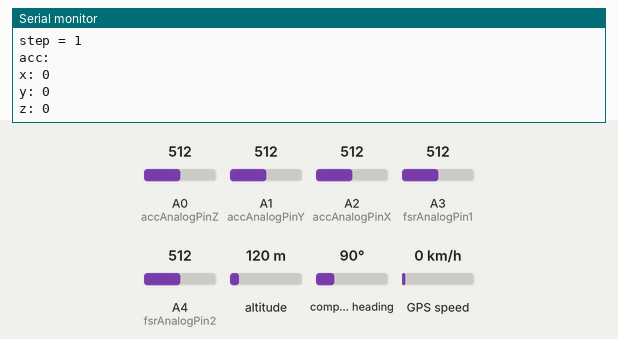
A sketch run on a simulated Arduino Uno, built with avr-gcc and run on an emulated ATmega328P. On the bench: the last lines printed to the serial monitor. Inputs (shaded band) come from the test bench; at power-on: altitude 120 m, compass heading 90°, GPS speed 0 km/h, A0 (accAnalogPinZ) = 512, A1 (accAnalogPinY) = 512, A2 (accAnalogPinX) = 512, A3 (fsrAnalogPin1) = 512, A4 (fsrAnalogPin2) = 512. The GPS gets a fix after 3 s at 37.7749, -122.4194 with 8 satellites.

Above: at 1.2 s.
1.3 s: altitude set to 20 m
At 4.0 s:
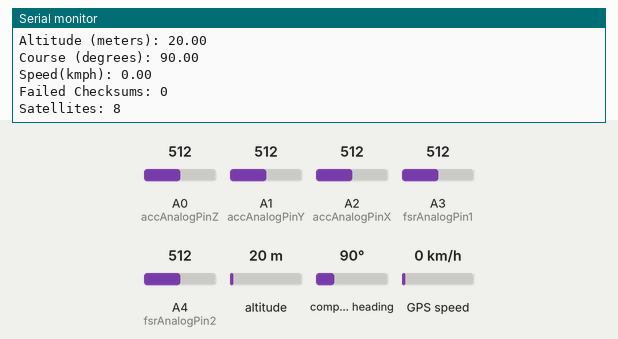
4.6 s: compass heading set to 46°
6.1 s: GPS speed set to 2 km/h
At 7.2 s:
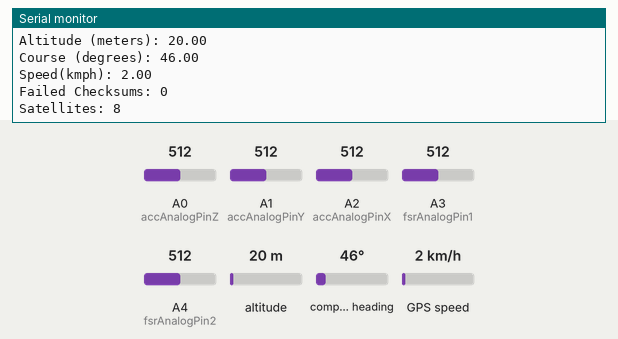
Timing chart, 0 to 9.1 s (numbered marks = the images above; inputs shaded):
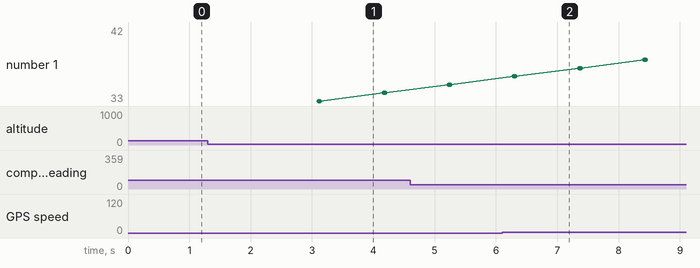

The sketch:

hWalker.ino
```cpp
#include <SoftwareSerial.h>
#include <TinyGPS.h>

////////////////////////////////////////////////////////////
//fsr
const int fsrAnalogPin1= 3; // FSR is connected to analog 0
const int fsrAnalogPin2= 4; // FSR is connected to analog 0
int fsrReading1;      // the analog reading from the FSR resistor1 divider
int fsrReading2;      // the analog reading from the FSR resistor1 divider
int stepCounter = 0;
int isStep = 0;       //flag when no step is 0, step detected is 1

///////////////////////////////////////////////////////////
//accelerometer
const int accAnalogPinX = 2;
const int accAnalogPinY = 1;
const int accAnalogPinZ = 0;
int xRead;
int yRead;
int zRead;

//The minimum and maximum values that came from
//the accelerometer while standing still
int minVal = 275;
int maxVal = 413;

///////////////////////////////////////////////////////////
//GPS
const int RXPIN = 2;
const int TXPIN = 3;

static int count = 0;

#define TERMBAUD 115200
#define GPSBAUD 4800

TinyGPS gps;
SoftwareSerial ss(RXPIN, TXPIN);

void getGPS(TinyGPS& gps);


void setup()
{
  Serial.begin(TERMBAUD);
  ///////////////////////////////////////////////////////////
  //GPS
  ss.begin(GPSBAUD);
}

void loop(void) {
  ////////////////////////////////////////////////////////////
  //fsr


  fsrReading1 = analogRead(fsrAnalogPin1);
  fsrReading2 = analogRead(fsrAnalogPin2);

  if((fsrReading1 > 50) ||(fsrReading2 > 50)  ) {

    if(isStep == 0){

      ++stepCounter;
      Serial.print("step = ");
      Serial.println(stepCounter);

        //accelerometer
  Serial.println("acc:");
  Serial.print("x: ");  Serial.println(xRead);
  Serial.print("y: ");  Serial.println(yRead);
  Serial.print("z: ");  Serial.println(zRead);

    }
     isStep = 1;
  }

  if((fsrReading1 || fsrReading2) == 0)
    isStep = 0;

  ////////////////////////////////////////////////////////////


  xRead = analogRead(accAnalogPinX);
  yRead = analogRead(accAnalogPinY);
  zRead = analogRead(accAnalogPinZ);

  ////////////////////////////////////////////////////////////
  //GPS
  while(ss.available())     // While there is data on the RX pin...
  {
    int c = ss.read();    // load the data into a variable...
    if(gps.encode(c))      // if there is a new valid sentence...
    {
      getgps(gps);         // then grab the data.
      //delay(1000);
    }
  }

  delay(100);
}

void getgps(TinyGPS &gps)
{
  count++;
  Serial.println(count);
  float latitude, longitude;

  gps.f_get_position(&latitude, &longitude);

  Serial.print("Lat/Long: ");
  Serial.print(latitude,5);
  Serial.print(", ");
  Serial.println(longitude,5);

  // Same goes for date and time
  int year;
  byte month, day, hour, minute, second, hundredths;
  gps.crack_datetime(&year,&month,&day,&hour,&minute,&second,&hundredths);
  // Print data and time
  Serial.print("Date: ");
  Serial.print(month, DEC); Serial.print("/");
  Serial.print(day, DEC); Serial.print("/");
  Serial.println(year);

  Serial.print("Time: ");
  Serial.print(hour, DEC); Serial.print(":");
  Serial.print(minute, DEC); Serial.print(":");
  Serial.print(second, DEC); Serial.print(".");
  Serial.println(hundredths, DEC);
  //Since month, day, hour, minute, second, and hundr

  // Here you can print the altitude and course values directly since
  // there is only one value for the function
  Serial.print("Altitude (meters): "); Serial.println(gps.f_altitude());
  // Same goes for course
  Serial.print("Course (degrees): "); Serial.println(gps.f_course());
  // And same goes for speed
  Serial.print("Speed(kmph): "); Serial.println(gps.f_speed_kmph());
  //Serial.println();

  // Here you can print statistics on the sentences.
  unsigned long chars;
  unsigned short sentences, failed_checksum;
  gps.stats(&chars, &sentences, &failed_checksum);
  Serial.print("Failed Checksums: ");Serial.print(failed_checksum);
  Serial.println(); Serial.println();

  // Here you can print the number of satellites in view
  Serial.print("Satellites: ");
  Serial.println(gps.satellites());
}
```

Measured:
- after the input at 1.3 s, the serial monitor: prints a new line after 1.8 s (image 1)
- after the input at 6.1 s, the serial monitor: prints a new line after 0.20 s (image 2)
